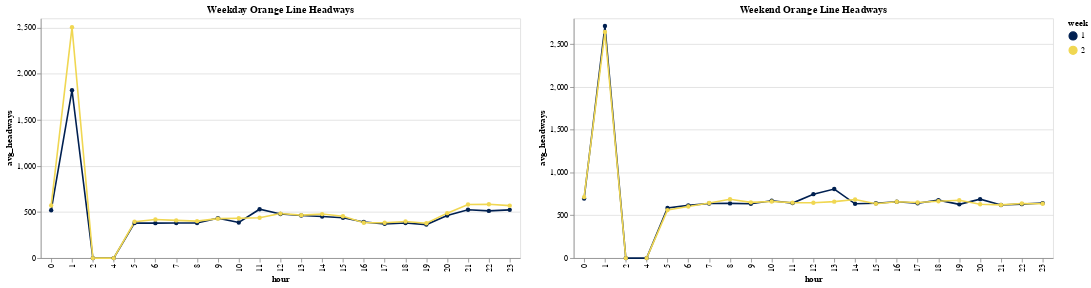

Source (notebook cell):
### Code cell
input_radio = alt.binding_radio(name='Weeks: ', options=[None, 1, 2], labels=['Both', '1', '2'])
radio = alt.param(name='radio', bind=input_radio, value=None)
scale = alt.Scale(domain=[1, 2], range=['#002051', '#f0d752'])

weekday = alt.Chart(wd_headways).mark_line(point=True).encode(
    x = alt.X('hour:O'),
    y = alt.Y('avg_headways:Q'),
    color = alt.condition((alt.datum.week == radio) | (radio == None), alt.Color('week:N', scale=scale), alt.value('grey')),
    opacity = alt.condition((alt.datum.week == radio) | (radio == None), alt.value(1), alt.value(0.1)),
    tooltip=['week:N', 'hour:O', 'avg_headways:Q']
).add_params(
    radio
).properties(
    width = 600,
    height = 300,
    title = 'Weekday Orange Line Headways'
)

weekend = alt.Chart(we_headways).mark_line(point=True).encode(
    x = alt.X('hour:O'),
    y = alt.Y('avg_headways:Q'),
    color = alt.condition((alt.datum.week == radio) | (radio == None), alt.Color('week:N', scale=scale), alt.value('grey')),
    opacity = alt.condition((alt.datum.week == radio) | (radio == None), alt.value(1), alt.value(0.1)),
    tooltip=['week:N', 'hour:O', 'avg_headways:Q']
).add_params(
    radio
).properties(
    width = 600,
    height = 300,
    title = 'Weekend Orange Line Headways'
)

weekday | weekend

### Figure 1 — Vega-Lite specification as saved in the notebook (floating-point values rounded to 4 significant figures)
{"config": {"view": {"continuousWidth": 300, "continuousHeight": 300}}, "hconcat": [{"data": {"name": "data-517b11566288b5d1aad8538260aa10f3"}, "mark": {"type": "line", "point": true}, "encoding": {"color": {"condition": {"test": "((datum.week === radio) || (radio === null))", "field": "week", "scale": {"domain": [1, 2], "range": ["#002051", "#f0d752"]}, "type": "nominal"}, "value": "grey"}, "opacity": {"condition": {"test": "((datum.week === radio) || (radio === null))", "value": 1}, "value": 0.1}, "tooltip": [{"field": "week", "type": "nominal"}, {"field": "hour", "type": "ordinal"}, {"field": "avg_headways", "type": "quantitative"}], "x": {"field": "hour", "type": "ordinal"}, "y": {"field": "avg_headways", "type": "quantitative"}}, "height": 300, "title": "Weekday Orange Line Headways", "width": 600}, {"data": {"name": "data-44cbadcb1fbc278a16b408519b37f04d"}, "mark": {"type": "line", "point": true}, "encoding": {"color": {"condition": {"test": "((datum.week === radio) || (radio === null))", "field": "week", "scale": {"domain": [1, 2], "range": ["#002051", "#f0d752"]}, "type": "nominal"}, "value": "grey"}, "opacity": {"condition": {"test": "((datum.week === radio) || (radio === null))", "value": 1}, "value": 0.1}, "tooltip": [{"field": "week", "type": "nominal"}, {"field": "hour", "type": "ordinal"}, {"field": "avg_headways", "type": "quantitative"}], "x": {"field": "hour", "type": "ordinal"}, "y": {"field": "avg_headways", "type": "quantitative"}}, "height": 300, "title": "Weekend Orange Line Headways", "width": 600}], "params": [{"name": "radio", "bind": {"input": "radio", "options": [null, 1, 2], "labels": ["Both", "1", "2"], "name": "Weeks: "}, "value": null}], "$schema": "https://vega.github.io/schema/vega-lite/v5.20.1.json", "datasets": {"data-517b11566288b5d1aad8538260aa10f3": [{"week": 1, "hour": 0, "avg_headways": 518.2}, {"week": 1, "hour": 1, "avg_headways": 1821.0}, {"week": 1, "hour": 5, "avg_headways": 380.9}, {"week": 1, "hour": 6, "avg_headways": 378.6}, {"week": 1, "hour": 7, "avg_headways": 379.9}, {"week": 1, "hour": 8, "avg_headways": 379.8}, {"week": 1, "hour": 9, "avg_headways": 432.9}, {"week": 1, "hour": 10, "avg_headways": 385.8}, {"week": 1, "hour": 11, "avg_headways": 530.0}, {"week": 1, "hour": 12, "avg_headways": 478.1}, {"week": 1, "hour": 13, "avg_headways": 461.7}, {"week": 1, "hour": 14, "avg_headways": 451.4}, {"week": 1, "hour": 15, "avg_headways": 437.5}, {"week": 1, "hour": 16, "avg_headways": 390.7}, {"week": 1, "hour": 17, "avg_headways": 371.3}, {"week": 1, "hour": 18, "avg_headways": 380.2}, {"week": 1, "hour": 19, "avg_headways": 363.2}, {"week": 1, "hour": 20, "avg_headways": 462.0}, {"week": 1, "hour": 21, "avg_headways": 523.8}, {"week": 1, "hour": 22, "avg_headways": 511.6}, {"week": 1, "hour": 23, "avg_headways": 523.0}, {"week": 2, "hour": 0, "avg_headways": 569.7}, {"week": 2, "hour": 1, "avg_headways": 2503.0}, {"week": 2, "hour": 5, "avg_headways": 393.4}, {"week": 2, "hour": 6, "avg_headways": 418.6}, {"week": 2, "hour": 7, "avg_headways": 408.8}, {"week": 2, "hour": 8, "avg_headways": 400.8}, {"week": 2, "hour": 9, "avg_headways": 427.7}, {"week": 2, "hour": 10, "avg_headways": 431.8}, {"week": 2, "hour": 11, "avg_headways": 437.3}, {"week": 2, "hour": 12, "avg_headways": 482.7}, {"week": 2, "hour": 13, "avg_headways": 465.8}, {"week": 2, "hour": 14, "avg_headways": 477.2}, {"week": 2, "hour": 15, "avg_headways": 454.2}, {"week": 2, "hour": 16, "avg_headways": 383.6}, {"week": 2, "hour": 17, "avg_headways": 383.4}, {"week": 2, "hour": 18, "avg_headways": 397.5}, {"week": 2, "hour": 19, "avg_headways": 378.4}, {"week": 2, "hour": 20, "avg_headways": 487.4}, {"week": 2, "hour": 21, "avg_headways": 581.1}, {"week": 2, "hour": 22, "avg_headways": 583.4}, {"week": 2, "hour": 23, "avg_headways": 568.5}, {"week": 1, "hour": 2, "avg_headways": 0.0}, {"week": 2, "hour": 2, "avg_headways": 0.0}, {"week": 1, "hour": 4, "avg_headways": 0.0}, {"week": 2, "hour": 4, "avg_headways": 0.0}], "data-44cbadcb1fbc278a16b408519b37f04d": [{"week": 1, "hour": 0, "avg_headways": 694.5}, {"week": 1, "hour": 1, "avg_headways": 2711.0}, {"week": 1, "hour": 5, "avg_headways": 586.4}, {"week": 1, "hour": 6, "avg_headways": 615.7}, {"week": 1, "hour": 7, "avg_headways": 638.1}, {"week": 1, "hour": 8, "avg_headways": 638.8}, {"week": 1, "hour": 9, "avg_headways": 635.0}, {"week": 1, "hour": 10, "avg_headways": 668.9}, {"week": 1, "hour": 11, "avg_headways": 642.3}, {"week": 1, "hour": 12, "avg_headways": 746.8}, {"week": 1, "hour": 13, "avg_headways": 806.9}, {"week": 1, "hour": 14, "avg_headways": 634.0}, {"week": 1, "hour": 15, "avg_headways": 640.3}, {"week": 1, "hour": 16, "avg_headways": 658.4}, {"week": 1, "hour": 17, "avg_headways": 639.7}, {"week": 1, "hour": 18, "avg_headways": 677.0}, {"week": 1, "hour": 19, "avg_headways": 627.7}, {"week": 1, "hour": 20, "avg_headways": 688.1}, {"week": 1, "hour": 21, "avg_headways": 619.7}, {"week": 1, "hour": 22, "avg_headways": 630.0}, {"week": 1, "hour": 23, "avg_headways": 642.5}, {"week": 2, "hour": 0, "avg_headways": 712.6}, {"week": 2, "hour": 1, "avg_headways": 2641.0}, {"week": 2, "hour": 4, "avg_headways": null}, {"week": 2, "hour": 5, "avg_headways": 560.6}, {"week": 2, "hour": 6, "avg_headways": 602.7}, {"week": 2, "hour": 7, "avg_headways": 642.7}, {"week": 2, "hour": 8, "avg_headways": 686.5}, {"week": 2, "hour": 9, "avg_headways": 650.8}, {"week": 2, "hour": 10, "avg_headways": 660.7}, {"week": 2, "hour": 11, "avg_headways": 647.4}, {"week": 2, "hour": 12, "avg_headways": 646.8}, {"week": 2, "hour": 13, "avg_headways": 659.1}, {"week": 2, "hour": 14, "avg_headways": 683.7}, {"week": 2, "hour": 15, "avg_headways": 635.4}, {"week": 2, "hour": 16, "avg_headways": 658.7}, {"week": 2, "hour": 17, "avg_headways": 648.5}, {"week": 2, "hour": 18, "avg_headways": 664.5}, {"week": 2, "hour": 19, "avg_headways": 675.0}, {"week": 2, "hour": 20, "avg_headways": 629.5}, {"week": 2, "hour": 21, "avg_headways": 621.1}, {"week": 2, "hour": 22, "avg_headways": 637.7}, {"week": 2, "hour": 23, "avg_headways": 634.9}, {"week": 1, "hour": 2, "avg_headways": 0.0}, {"week": 2, "hour": 2, "avg_headways": 0.0}, {"week": 1, "hour": 4, "avg_headways": 0.0}, {"week": 2, "hour": 4, "avg_headways": 0.0}]}}
